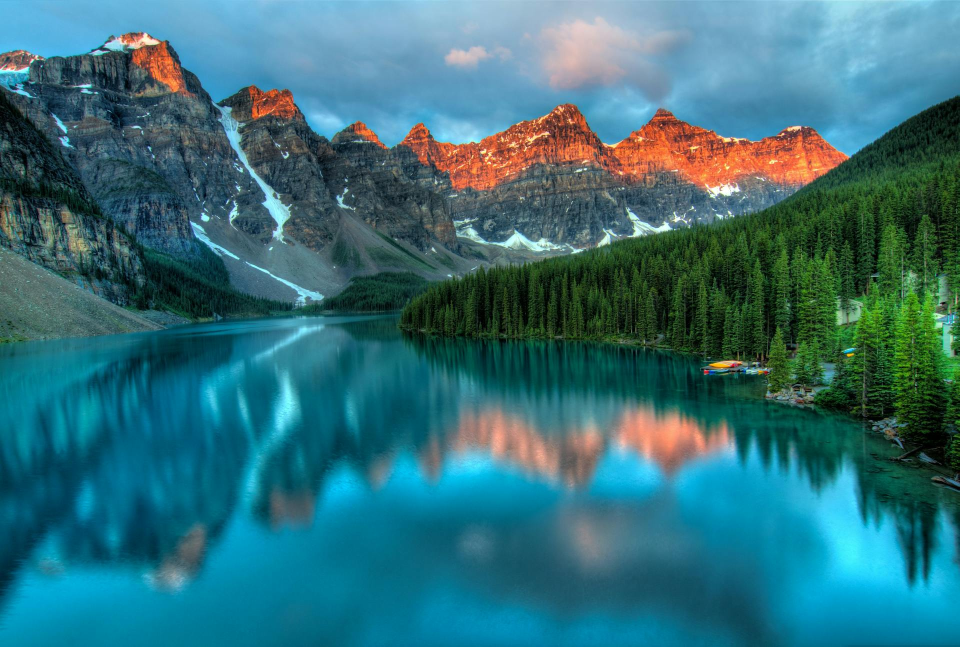
#> input picture 1.jpg, 1919 x 1293 px (shown at 1/2 size)
$ python imageTransformation.py
#> lines starting #> are read from the running program, lines starting #| are printed output that depends on the picture
# Importing necessary modules from the PIL (Pillow) library
from PIL import Image, UnidentifiedImageError
from PIL.ImageOps import grayscale


def transform_image():
    """
    Transform an image based on user input:
    resizing, rotating, and converting it to grayscale

    This function demonstrates how to handle image files,
    manipulate them using Python, and save
    the results with error handling.
    """
    try:
        #Step 1: Ask the user for input image path
        input_path = input("Enter the path to the input image file: ")
#> the answer given: 1.jpg
        print("Attempting to open the image...")

        # Try to load the image from the specified path
        image = Image.open(input_path)
#> image is the input picture: PIL image 1919x1293 RGB; mean R, G, B 51.4, 111.6, 121
        print(f"Image successfully loaded from: {input_path}")
        # Output the original image size
        print(f"Original image dimensions: {image.size}")
#| Original image dimensions: (1919, 1293)

        # Step 2: Ask the user for the new size
        # width and height to resize the image
        print("Enter the new size for the image (width and height) as integers.")
        width = int(input("Enter the new width: "))
#> the answer given: 100
        height = int(input("Enter the new height: "))
#> the answer given: 100
        # Create a tuple for the new dimensions
        new_size = (width, height)

        print(f"Resizing the image to {new_size}...")
        resized_image = image.resize(new_size)
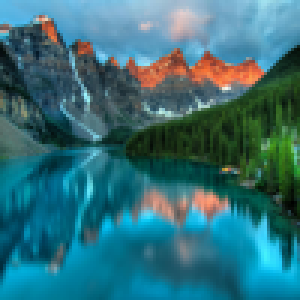
#> resized_image: PIL image 100x100 RGB (shown 3 times larger); mean R, G, B 51.4, 111.6, 121
        print("Image resized successfully.")

        # Step 3: Ask the user for the rotation angle

        rotation_angle = int(input("Enter the rotation angle in degrees (e.g., 90 for a 90 rotation: "))
#> the answer given: 3
        print(f"Rotating the image by {rotation_angle} degrees...")
        rotated_image = resized_image.rotate(rotation_angle)
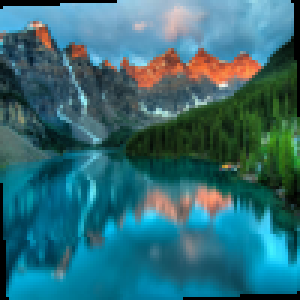
#> rotated_image: PIL image 100x100 RGB (shown 3 times larger); mean R, G, B 50.1, 108.4, 117.3
        print("Image rotated successfully.")

        # Step 4: Convert the image to grayscale
        print("Converting the image to grayscale...")
        # "L" mode is used to convert to grayscale
        grayscale_image = rotated_image.convert("L")
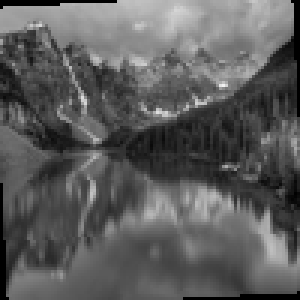
#> grayscale_image: PIL image 100x100 L (shown 3 times larger); min 0, max 241, mean 92
        print("Image converted to grayscale successfully.")

        # Step 5: Ask the user for the output image path
        output_path = input("Enter the path to save the image: ")
#> the answer given: out.png
        print(f"Saving the transformed image to: {output_path}...")
        # Save the final image
        grayscale_image.save(output_path)
        print("Image saved successfully!")

    # Handling file not found errors
    except FileNotFoundError:
        print(f"Error: The file not found at path: {input_path}.")

    # Handling errors related to invalid image files
    except UnidentifiedImageError:
        print(f"Error: The image at path: {input_path} is not valid image.")

    # Handling any other unexpected errors
    except Exception as e:
        print(f"An unexpected error occurred: {e}.")

# Call the function to run the program
transform_image()
